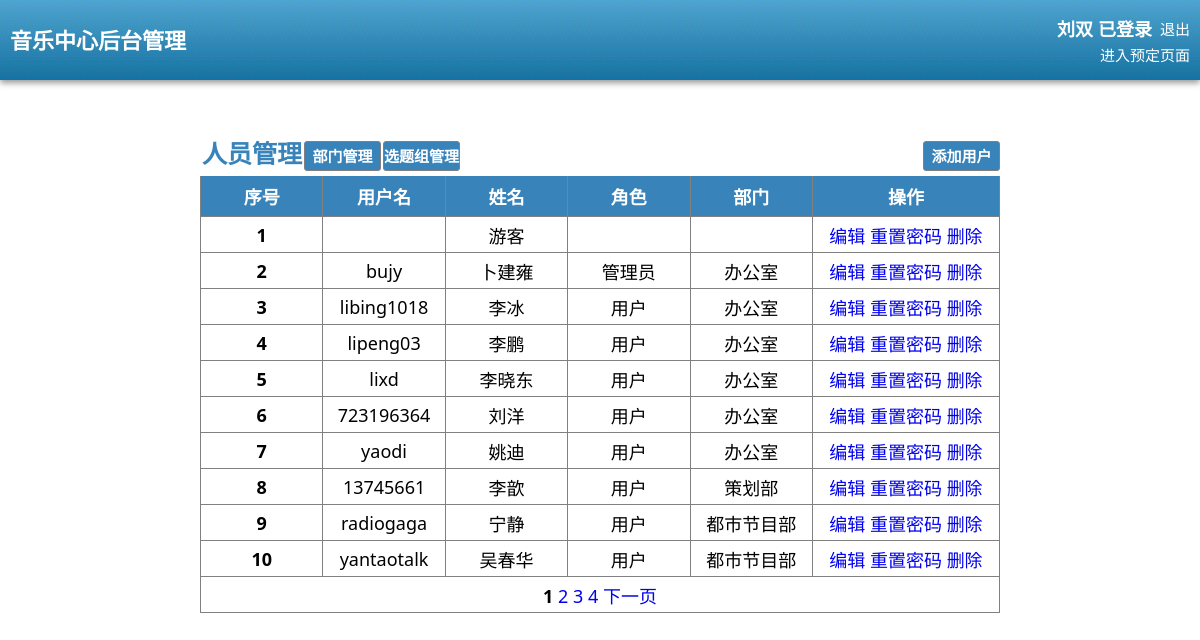
/admin/index.php (signed in), run on the app's committed database.
### tables this page shows
CREATE TABLE IF NOT EXISTS `bk_staff` (
  `s_id` int(11) NOT NULL,
  `s_username` varchar(15) NOT NULL,
  `s_password1` varchar(50) NOT NULL,
  `s_name` varchar(15) NOT NULL,
  `s_right` int(11) NOT NULL,
  `s_rtitle` varchar(15) NOT NULL,
  `s_logged` int(11) NOT NULL,
  `s_pwresetted` int(11) NOT NULL,
  `s_dep` int(11) NOT NULL,
  `s_depname` varchar(15) NOT NULL
);

### admin/index.php (the view, shortened to what this page needs)
<!doctype html>
<html lang="en">
	<head>
		<link rel="stylesheet" href="../styles/ui.css" media="all" />
	</head>
	<body>
		<?php
			echo "<header>";
			echo "<h1>音乐中心后台管理</h1>";
			echo "<div id='loginfo'>";
			include("conn.php");
			echo "</div>";
			echo "</header>";
			$page=!empty($_GET['page']) ? intval($_GET['page']) :1;
			$pagesize=10;
			if (isset($_GET['do'])) {
				if($_GET['do'] == 'dep') {
					$sqlPag = "SELECT `depid`, `depcode`, `depname`
					FROM `bk_departments`";
				} else {
					header("location:index.php?do=dep");
					exit();
				}
			} else {
				$sqlPag = "SELECT `s_username`
					FROM `bk_staff`
					WHERE `s_username` <> 'admin' AND `s_username` <> 'guest'";
			}
			$numq=mysql_query($sqlPag);
			$num=mysql_num_rows($numq);
			$pagenum=ceil($num/$pagesize);
			$offset=($page-1)*$pagesize;
			if (isset($_GET['do'])) {
				if ($_GET['do'] == 'dep') {
					$sql="SELECT `depid`, `depcode`, `depname`, `depmembers`
						FROM `bk_departments`
						ORDER BY depname
						LIMIT $offset, $pagesize";
				} else {
					header("location:index.php");
					exit();
				}
			} else {
				$sql="SELECT *
					FROM `bk_staff`
					WHERE `s_username` <> 'guest' AND `s_username` <> 'admin'
					ORDER BY CONVERT(`s_depname` USING gb2312), CONVERT(`s_name` USING gb2312)
					LIMIT $offset, $pagesize";
			}
			$query=mysql_query($sql);
		?>
		<div class="nav1"></div>
		<div id="main">
			<table id="stuff">
				<?php
				if(isset($_GET['do'])) {
					if ($_GET['do'] == 'dep') {
						?>
						<caption><span>部门管理</span> <span><a href="index.php">人员管理</a></span> <span><a href="issuegroup.php">选题组管理</a></span> <a href="add.php?do=dep">添加部门</a></caption>
						<tr id="stuffitem">
						<th>序号</th>
						<th>部门</th>
						<th>部门代号</th>
						<th>部门成员</th>
						<th>操作</th>
						<?php
					} else {
						header("location:index.php?do=dep");
						exit();
					}
				} else {
					?>
					<caption><span>人员管理</span> <span><a href="index.php?do=dep">部门管理</a></span> <span><a href="issuegroup.php">选题组管理</a></span> <a href="add.php">添加用户</a></caption>
					<tr id="stuffitem">
					<th>序号</th>
					<th>用户名</th>
					<th>姓名</th>
					<th>角色</th>
					<th>部门</th>
					<th>操作</th>
					<?php
				}
				?>
				</tr>
				<?php
				$n=10*($page-1)+1;
				while($rs=mysql_fetch_array($query))  {
					if(isset($_GET['do'])) {
						$brief2=$rs['depname'].nl2br('\n')."部门代码：".$rs['depcode'].nl2br('\n')."确定删除部门？";
						if ($_GET['do'] == "dep") {
							$members = explode(",", $rs['depmembers']);
							$memberStr = "";
							foreach ($members as $value) {
								if (!empty($value)) {
									$sqlMem="SELECT `s_name`
										FROM `bk_staff`
										WHERE s_id=" . $value;
									$queryMem = mysql_query($sqlMem);
									$rsMem = mysql_fetch_array($queryMem);
									$memberStr .= $rsMem['s_name']. ',';
								}
							}
							$memberStr = trim($memberStr, ",");
							echo "<tr>";
							echo "<td class='number'>".$n."</td>";
							echo "<td>".$rs['depname']."</td>";
							echo "<td>".$rs['depcode']."</td>";
							echo "<td>".$memberStr."</td>";
							if ($rs['depcode'] != "yyzx" && $rs['depcode'] != "xt") {
								?>
									<td>
										<a href="edit.php?do=dep&id=<?php echo $rs['depid']; ?>">编辑</a>
										<a href="#<?php echo $n;?>" onclick="if(confirm('<?php echo $brief2;?>')) {document.location.href='delete.php?id=<?php echo $rs['depid']; ?>&do=dep'}; return false;">删除</a>
									</td>
								</tr>
								<?php
							} else {
								?>
									<td></td>
								</tr>
								<?php
							}
						} else {
							header("location:index.php");
							exit();
						}
					} else {
						$brief1=$rs['s_name'].nl2br('\n')."用户名：".$rs['s_username'].nl2br('\n')."重置密码为123456？";
						$brief2=$rs['s_name'].nl2br('\n')."用户名：".$rs['s_username'].nl2br('\n')."确定删除用户？";
						echo "<tr>";
						echo "<td class='number'>".$n."</td>";
						echo "<td>".$rs['s_username']."</td>";
						echo "<td>".$rs['s_name']."</td>";
						echo "<td>".$rs['s_rtitle']."</td>";
						echo "<td>".$rs['s_depname']."</td>";
						?>
						<td>
							<a href="edit.php?id=<?php echo $rs['s_id']; ?>">编辑</a>
							<a href="#<?php echo $n;?>" onclick="if(confirm('<?php echo $brief1;?>')) {document.location.href='reset.php?id=<?php echo $rs['s_id']; ?>'}; return false;">重置密码</a>
							<a href="#<?php echo $n;?>" onclick="if(confirm('<?php echo $brief2;?>')) {document.location.href='delete.php?id=<?php echo $rs['s_id']; ?>'}; return false;">删除</a>
						</td>
						</tr>
						<?php
					}
					$n++;
				}
				?>
				<tr>
					<td colspan="6">
						<?php
							if ($pagenum<=10) {
								for($i=1;$i<=$pagenum;$i++) {
								   $show=($i!=$page)?"<a href='index.php?page=".$i."'>$i</a>":"<b>$i</b>";
								   echo $show." ";
								}
							}
							if ($page!=$pagenum) echo " <a href='index.php?page=".($page+1)."'>下一页</a>";
								?>
					</td>
				</tr>
			</table>
		</div>
	</body>
</html>

### styles/ui.css (style rules this page uses)
* { padding:0;margin:0 }
html,body { font-family:"Microsoft YaHei", "微软雅黑", "Segoe UI", Verdana, Arial, "宋体", Simsun; font-size:12px;overflow-x:auto; width:100%; }
h1,h2,h3,h4,h5,h6 { display:block; }
a { text-decoration:none; }
body { -webkit-text-size-adjust: none; -ms-touch-action: none; -webkit-overflow-scrolling: touch; }
header { width:100%; color:#fff; top:0; left:0; box-shadow: 0 3px 6px #999; background:url(../images/header_bg.gif); position:fixed; height:80px; overflow-x:hidden; overflow-y:hidden; }
header h1 { text-indent:10px; height:80px; line-height:80px; float:left; min-width:300px; font-size:22px; overflow:hidden; }
#loginfo { width:500px; height:80px; line-height:80px; padding:0 10px 0 0; position:absolute; right:0; top:0; overflow:hidden; }
#main { width:100%; float:left; }
#stuff { width:800px; border:0; border-collapse:collapse; margin:0 auto; margin-top:50px; }
#stuff th, #stuff tr, #stuff td, #stuff caption { border-collapse: collapse; }
#stuff caption { border-collapse:collapse; font-size:25px; font-weight:bold; padding:3px 0 3px 0; height:40px; line-height:40px; color:rgb(56, 131, 186); }
#stuff caption span { float:left; margin-left:2px; }
#stuff caption a { display:block; border-radius:3px; float:right; width:75px; background-color:rgb(56, 131, 186); color:#fff; font-size:15px; height:28px; line-height:28px; margin-top:8px; border:solid 1px rgb(128, 128, 128); }
#stuff th { border:solid 1px rgb(128,128,128); border-collapse:collapse; border-top:none; font-size:18px; font-weight:bold; text-align:center; color:white; background:rgb(56, 131, 186); height: 40px; }
#stuff td { min-width:100px; border:solid 1px rgb(128,128,128); border-collapse:collapse; height:35px; font-size:18px; text-align:center; }
.number { font-weight:bold; }
.nav1 { width:100%; height:80px; clear:both; float:left; }

### data on the page
bk_staff: s_name "游客"
bk_staff: s_username "bujy", s_name "卜建雍", s_rtitle "管理员", s_depname "办公室"
bk_staff: s_username "libing1018", s_name "李冰", s_rtitle "用户", s_depname "办公室"
bk_staff: s_username "lipeng03", s_name "李鹏", s_rtitle "用户", s_depname "办公室"
bk_staff: s_username "lixd", s_name "李晓东", s_rtitle "用户", s_depname "办公室"
bk_staff: s_username "723196364", s_name "刘洋", s_rtitle "用户", s_depname "办公室"
bk_staff: s_username "yaodi", s_name "姚迪", s_rtitle "用户", s_depname "办公室"
bk_staff: s_username "13745661", s_name "李歆", s_rtitle "用户", s_depname "策划部"
bk_staff: s_username "radiogaga", s_name "宁静", s_rtitle "用户", s_depname "都市节目部"
bk_staff: s_username "yantaotalk", s_name "吴春华", s_rtitle "用户", s_depname "都市节目部"

### other printed values
$_COOKIE['name'] "刘双"
